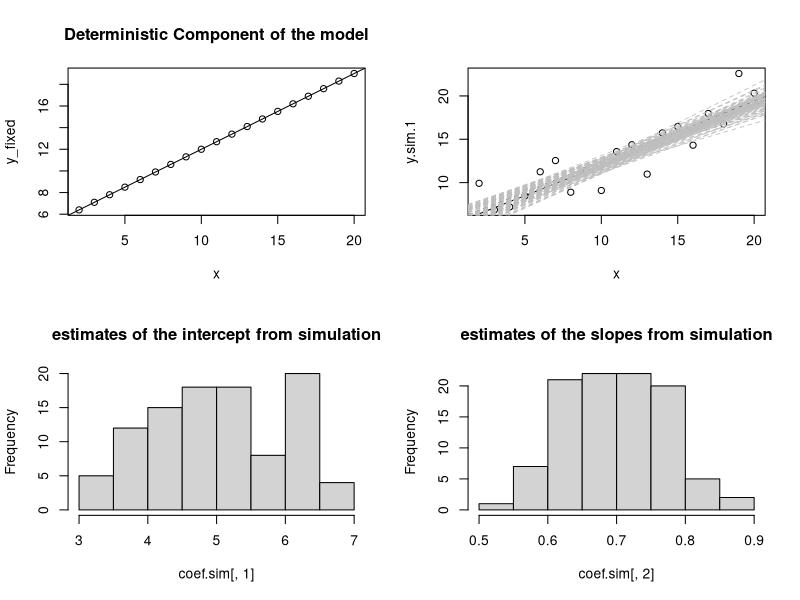

Here is the R script that generated this plot:
### Updated Feb 8th 2011.

# The goal of this tutorial is.....

# let's have a regression  Y~ N(a+b*x, sd)
par(mfrow=c(2,2))
a=5
b=0.7
x <- seq(2,20)
y_fixed <- a + b*x # we are expressing the relationship between y and x as a linear model. In this case we are generating the data using such a model.
plot(y_fixed~x, main= "Deterministic Component of the model") # A linear model 
abline(a=5, b=0.7)
# But data is generally generated by a noiser (and usually unknown process), so we add some variation. In this case let's say sd=2. Let's think about what this means?

y.sim.1 <- rnorm(length(x), mean=y_fixed, sd=2) # Explain length(x)
plot(y.sim.1~x)
abline(a=5, b=0.7) # Expected relationship based on the (known) parameters we used.

# But what are the estimated values for these parameters  for the regression?
y.sim.1.lm <- lm(y.sim.1 ~ x)
coef(y.sim.1.lm) # This pulls out the estimated coefficients (intercept and slope)
summary(y.sim.1.lm)  # notice parameter estimates and RSE!
confint(y.sim.1.lm) # does it include our expected values
abline(reg=y.sim.1.lm, lty=2) # estimated values based on simulated data.
# The point is, we have now done a little simulation of our regression model. 


# Write a script to repeat this simulation 100 times, describe the distribution of the fitted lines? The estimated coefficients.

simmie.1 <- function() {
	y.sim.1 <- rnorm(length(x), mean=y_fixed, sd=2) # generate a sample from the distribution
	y.sim.1.lm <- lm(y.sim.1 ~ x) # using the new sample, re-run the model
  abline(reg=y.sim.1.lm,lty=2, col="grey", lwd=0.8) # Draw the fitted line for the model
  coef(y.sim.1.lm)  # extract the coeffiecients from this new model
  }

coef.sim <- replicate(n=100, simmie.1()) # repeatedly call the function n times.

coef.sim <- t(coef.sim) # transposing the output from the simulation
dim(coef.sim)
hist(coef.sim[,1], main='estimates of the intercept from simulation')
hist(coef.sim[,2], main='estimates of the slopes from simulation')

sd(coef.sim[,1]) # compare this to the standard error of the intercept
sd(coef.sim[,2]) # compare this to the standard error of the slope
summary(y.sim.1.lm)
# Repeat this, and alter the size of the 'sd' when generating the random variation.  How does this influence your results?




 # In your groups I want you to use this approach to 
 #A) Write a script where you increase the sample size of the experiment, and examine how this influences the estimated slope, and estimated SE. How are these changing?
 # Make a plot ( Estimated values of the slope on the Y axis, sample size on the X)
 # Hint it may be easier to use values of x drawn from a random distribution as well, but you can also use 
 # x <- seq(from=2, to=20, length.out=100) # where you change length.out
 
 # Explain what is happening to the estimated slope as sample size increases?